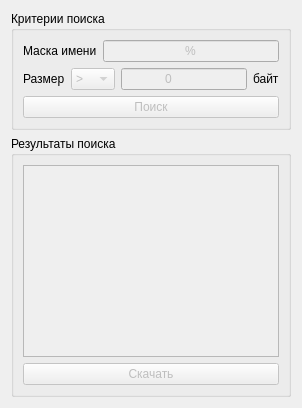
       <widget class="QWidget" name="tab_4">
        <attribute name="title">
         <string>Поиск</string>
        </attribute>
        <layout class="QGridLayout" name="gridLayout_13">
         <item row="0" column="0">
          <layout class="QVBoxLayout" name="verticalLayout_12">
           <item>
            <widget class="QGroupBox" name="groupBox_6">
             <property name="title">
              <string>Критерии поиска</string>
             </property>
             <layout class="QGridLayout" name="gridLayout_6">
              <item row="0" column="0">
               <layout class="QVBoxLayout" name="verticalLayout_10">
                <item>
                 <layout class="QHBoxLayout" name="horizontalLayout_7">
                  <item>
                   <widget class="QLabel" name="label_3">
                    <property name="text">
                     <string>Маска имени</string>
                    </property>
                   </widget>
                  </item>
                  <item>
                   <widget class="QLineEdit" name="sea_mask">
                    <property name="enabled">
                     <bool>false</bool>
                    </property>
                    <property name="text">
                     <string>%</string>
                    </property>
                    <property name="alignment">
                     <set>Qt::AlignCenter</set>
                    </property>
                   </widget>
                  </item>
                 </layout>
                </item>
                <item>
                 <layout class="QHBoxLayout" name="horizontalLayout_8">
                  <item>
                   <widget class="QLabel" name="label_5">
                    <property name="text">
                     <string>Размер</string>
                    </property>
                   </widget>
                  </item>
                  <item>
                   <widget class="QComboBox" name="sea_size_op">
                    <property name="enabled">
                     <bool>false</bool>
                    </property>
                    <item>
                     <property name="text">
                      <string>&gt;</string>
                     </property>
                    </item>
                    <item>
                     <property name="text">
                      <string>&lt;</string>
                     </property>
                    </item>
                    <item>
                     <property name="text">
                      <string>=</string>
                     </property>
                    </item>
                    <item>
                     <property name="text">
                      <string>&gt;=</string>
                     </property>
                    </item>
                    <item>
                     <property name="text">
                      <string>&lt;=</string>
                     </property>
                    </item>
                    <item>
                     <property name="text">
                      <string>&lt;&gt;</string>
                     </property>
                    </item>
                   </widget>
                  </item>
                  <item>
                   <widget class="QLineEdit" name="sea_size">
                    <property name="enabled">
                     <bool>false</bool>
                    </property>
                    <property name="inputMask">
                     <string>0000000000; </string>
                    </property>
                    <property name="text">
                     <string>0</string>
                    </property>
                    <property name="alignment">
                     <set>Qt::AlignCenter</set>
                    </property>
                   </widget>
                  </item>
                  <item>
                   <widget class="QLabel" name="label_6">
                    <property name="text">
                     <string>байт</string>
                    </property>
                   </widget>
                  </item>
                 </layout>
                </item>
                <item>
                 <widget class="QPushButton" name="sea_run">
                  <property name="enabled">
                   <bool>false</bool>
                  </property>
                  <property name="text">
                   <string>Поиск</string>
                  </property>
                 </widget>
                </item>
               </layout>
              </item>
             </layout>
            </widget>
           </item>
           <item>
            <widget class="QGroupBox" name="groupBox_7">
             <property name="title">
              <string>Результаты поиска</string>
             </property>
             <layout class="QGridLayout" name="gridLayout_7">
              <item row="0" column="0">
               <layout class="QVBoxLayout" name="verticalLayout_11">
                <item>
                 <widget class="QTableView" name="sea_res">
                  <property name="enabled">
                   <bool>false</bool>
                  </property>
				   <property name="editTriggers">
					<set>QAbstractItemView::NoEditTriggers</set>
				  </property>
                  <property name="selectionMode">
                   <enum>QAbstractItemView::SingleSelection</enum>
                  </property>
				  <property name="textElideMode">
				  <enum>Qt::ElideLeft</enum>
				  </property>
                  <attribute name="horizontalHeaderStretchLastSection">
                   <bool>true</bool>
                  </attribute>
                  <attribute name="verticalHeaderVisible">
                   <bool>false</bool>
                  </attribute>
                 </widget>
                </item>
                <item>
                 <widget class="QPushButton" name="sea_down">
                  <property name="enabled">
                   <bool>false</bool>
                  </property>
                  <property name="text">
                   <string>Скачать</string>
                  </property>
                 </widget>
                </item>
               </layout>
              </item>
             </layout>
            </widget>
           </item>
          </layout>
         </item>
        </layout>
       </widget>
